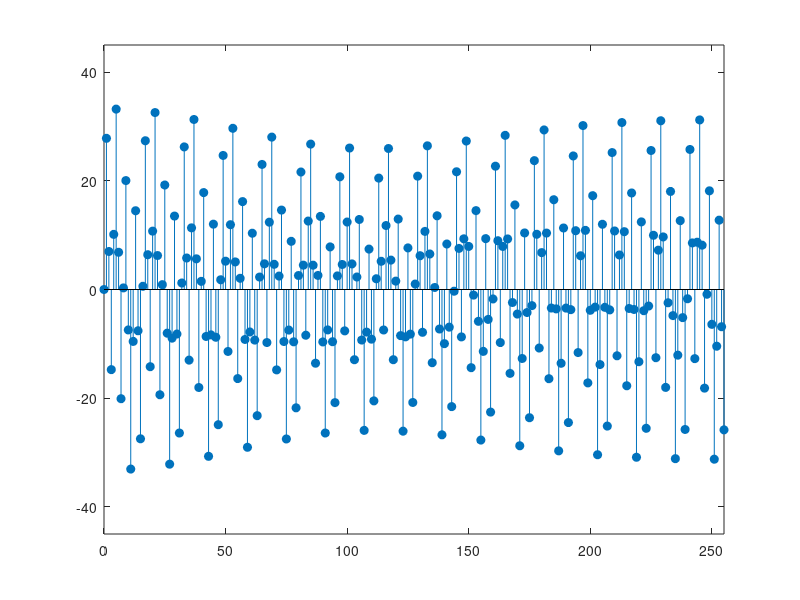

The MATLAB script that drew this image:
%% Sampling
fmax = 512;
ws = 2*2*pi*fmax;
Ts = 2*pi/ws;  % Ts = 1/1024
n = 0:255;
% 1/8 125/256 1/2 65/128 1
x_n = 10*sin(2*pi*64*n*Ts) + sin(2*pi*250*n*Ts) + 20*sin(2*pi*256*n*Ts) + 3*sin(2*pi*260*n*Ts) + 10*sin(2*pi*512*n*Ts);
W = ones(1,256);
x_w = x_n.*W;
figure
stem(n,x_w,'filled');
axis([0 255 -45 45]);